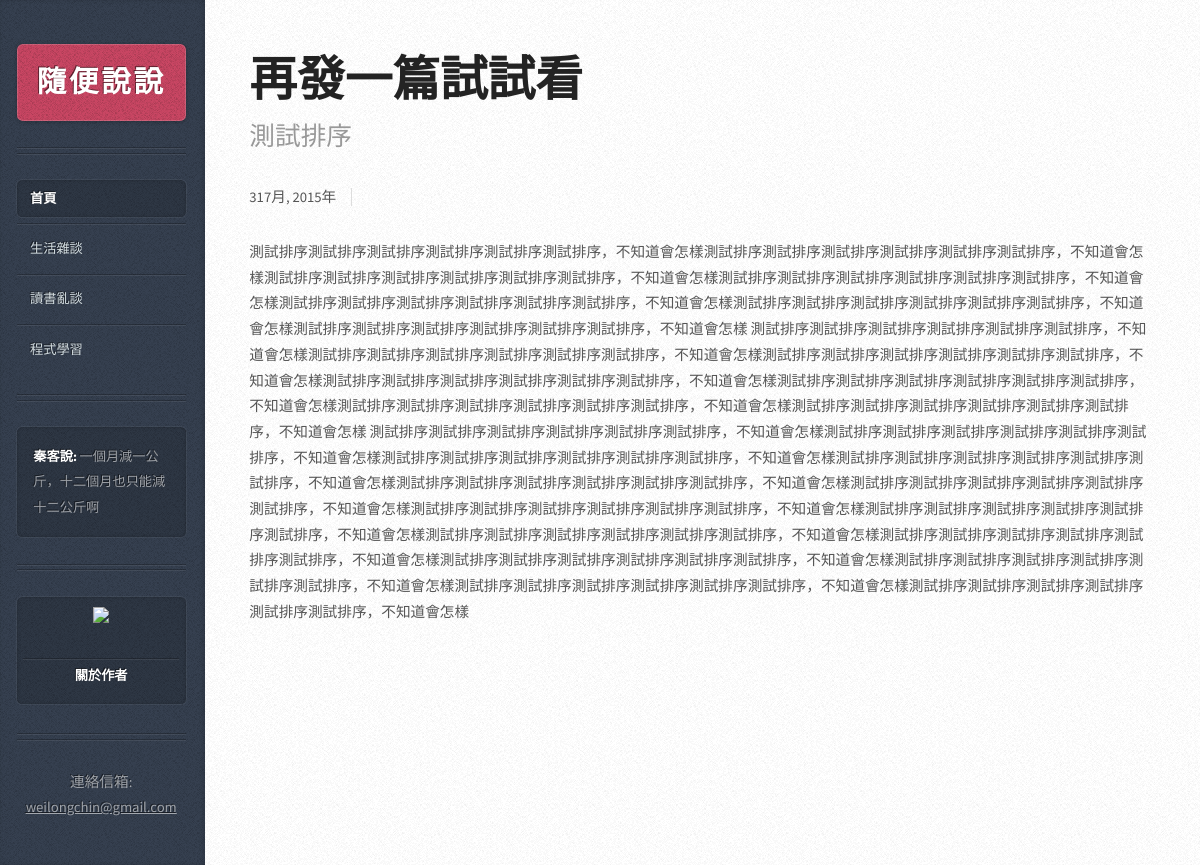
The app's page /blog/4 with its own data.
### blog/models.py (models this page shows, shortened)
class MyBlog(models.Model):
    tittle = models.CharField(max_length=50,default="")
    tittle_sm = models.CharField(max_length=50,default="")
    body = MarkdownField(default="")
    pub_date = models.DateTimeField(auto_now=True,blank=True)
    publisher = models.BooleanField(default=False)
    tag = models.ForeignKey(Tag)

### blog/views.py (the view)
# urls.py: url(r"^blog/(?P<pk>[0-9]+)$", views.BlogPost.as_view(), name='blogpost')
class BlogPost(generic.DetailView):
    model = MyBlog
    template_name = "blog/blogpost.html"

### blog/templates/blog/blogpost.html
{% extends "blog/base.html" %}
{% load django_markdown %}
{% block index %}
			<div id="content">
				<div class="inner">
						<article class="box post post-excerpt">
							<header>
								<h2><a href="#">{{ myblog.tittle }}</a></h2>
								<p>{{ myblog.tittle_sm }}</p>
							</header>
							<div class="info">
								<span class="date"> <span class="day">{{ myblog.pub_date.day }}</span><span class="month">{{ myblog.pub_date.month }}月</span><span class="year">, {{ myblog.pub_date.year }}年</span></span>
								<ul class="stats">
								</ul>
							</div>
							<p>{{ myblog.body|markdown}}</p>
						</article>
				</div>
			</div>
{% endblock %}

### blog/static/blog/assets/css/main.css (style rules this page uses)
html, body, div, span, applet, object, iframe, h1, h2, h3, h4, h5, h6, p, blockquote, pre, a, abbr, acronym, address, big, cite, code, del, dfn, em, img, ins, kbd, q, s, samp, small, strike, strong, sub, sup, tt, var, b, u, i, center, dl, dt, dd, ol, ul, li, fieldset, form, label, legend, table, caption, tbody, tfoot, thead, tr, th, td, article, aside, canvas, details, embed, figure, figcaption, footer, header, hgroup, menu, nav, output, ruby, section, summary, time, mark, audio, video { margin: 0; padding: 0; border: 0; font-size: 100%; font: inherit; vertical-align: baseline; }
article, aside, details, figcaption, figure, footer, header, hgroup, menu, nav, section { display: block; }
body { line-height: 1; }
ol, ul { list-style: none; }
body { -webkit-text-size-adjust: none; }
*, *:before, *:after { -moz-box-sizing: border-box; -webkit-box-sizing: border-box; box-sizing: border-box; }
body { background-color: #e8e8e8; background-image: url("images/bg02.png"); font-family: 'Source Sans Pro', sans-serif; font-weight: 400; color: #565656; }
a { color: #c94663; }
h2, h3, h4, h5, h6 { font-family: 'Open Sans Condensed', sans-serif; font-weight: 700; color: #232323; }
h2 a, h4 a, h5 a, h6 a { text-decoration: none; color: inherit; }
p, ul, ol, dl { margin-bottom: 1em; }
header { margin: 0 0 2em 0; }
header > p { font-family: 'Open Sans Condensed', sans-serif; font-weight: 300; display: block; margin-top: 1em; color: #999; }
section, article { margin-bottom: 3em; }
section > :last-child, section > .inner > :last-child, section:last-child, article > :last-child, article > .inner > :last-child, article:last-child { margin-bottom: 0; }
.box.post { position: relative; }
.box.post .info .stats { margin: 0; cursor: default; }
#content { position: relative; background-color: #fff; background-image: url("images/bg02.png"); }
#content > .inner { position: relative; z-index: 1; }
@media screen and (min-width: 737px) { body { height: 100%; line-height: 1.75em; } }
@media screen and (min-width: 737px) { h2 { font-size: 1.2em; } }
@media screen and (min-width: 737px) { #content { box-shadow: 0 0 0.25em 0em rgba(0, 0, 0, 0.25); } }
@media screen and (min-width: 737px) { #content > .inner { max-width: 1038px; padding-bottom: 6em; } }
@media screen and (min-width: 737px) and (max-width: 1200px) { body { min-width: 1000px; font-size: 11pt; } }
@media screen and (min-width: 737px) and (max-width: 1200px) { .box.post h2 { font-size: 3.25em; line-height: 1.25em; } }
@media screen and (min-width: 737px) and (max-width: 1200px) { .box.post header { padding: 1.5em 0 0 0; margin: 0 0 3em 0; } }
@media screen and (min-width: 737px) and (max-width: 1200px) { .box.post header > p { font-size: 1.75em; line-height: 1.5em; position: relative; top: -0.75em; margin-bottom: -0.75em; } }
@media screen and (min-width: 737px) and (max-width: 1200px) { .box.post .info { width: 100%; padding: 1em 0 0 0; position: relative; top: -2em; } }
@media screen and (min-width: 737px) and (max-width: 1200px) { .box.post .info .date { display: inline; } }
@media screen and (min-width: 737px) and (max-width: 1200px) { .box.post .info .stats { display: inline; border-left: solid 1px #ddd; margin-left: 1em; padding-left: 1em; } }
@media screen and (min-width: 737px) and (max-width: 1200px) { #content { padding: 2em 3em 6em 3em; margin-left: 14em; } }

### records on screen
MyBlog: tittle "再發一篇試試看", tittle_sm "測試排序", pub_date.day "31", pub_date.month "7", pub_date.year "2015", body "測試排序測試排序測試排序測試排序測試排序測試排序，不知道會怎樣測試排序測試排序測試排序測試排序測試排序測試排序，不知道會怎樣測試排序測試排序測試排序測試排序測試排序測試排序，不知道會怎樣測試排序測試排序測試排序測試排序測試排序測試排序，不知道會怎樣測試排序測試排序測試排序測試排序測試排序測試排序，不知道會怎樣測試排序測試排序測試排序測試排序測試排序測試排序，不知道會怎樣測試排序測試排序測試排序測試排序測試排序測試排序，不知道會怎樣 測試排序測試排序測試排序測試排序測試排序測試排序，不知道會怎樣測試排序測試排序測試排序測試排序測試排序測試排序，不知道會怎樣測試排序測試排序測試排序測試排序測試排序測試排序，不知道會怎樣測試排序測試排序測試排序測試排序測試排序測試排序，不知道會怎樣測試排序測試排序測試排序測試排序測試排序測試排序，不知道會怎樣測試排序測試排序測試排序測試排序測試排序測試排序，不知道會怎樣測試排序測試排序測試排序測試排序測試排序測試排序，不知道會怎樣…"
